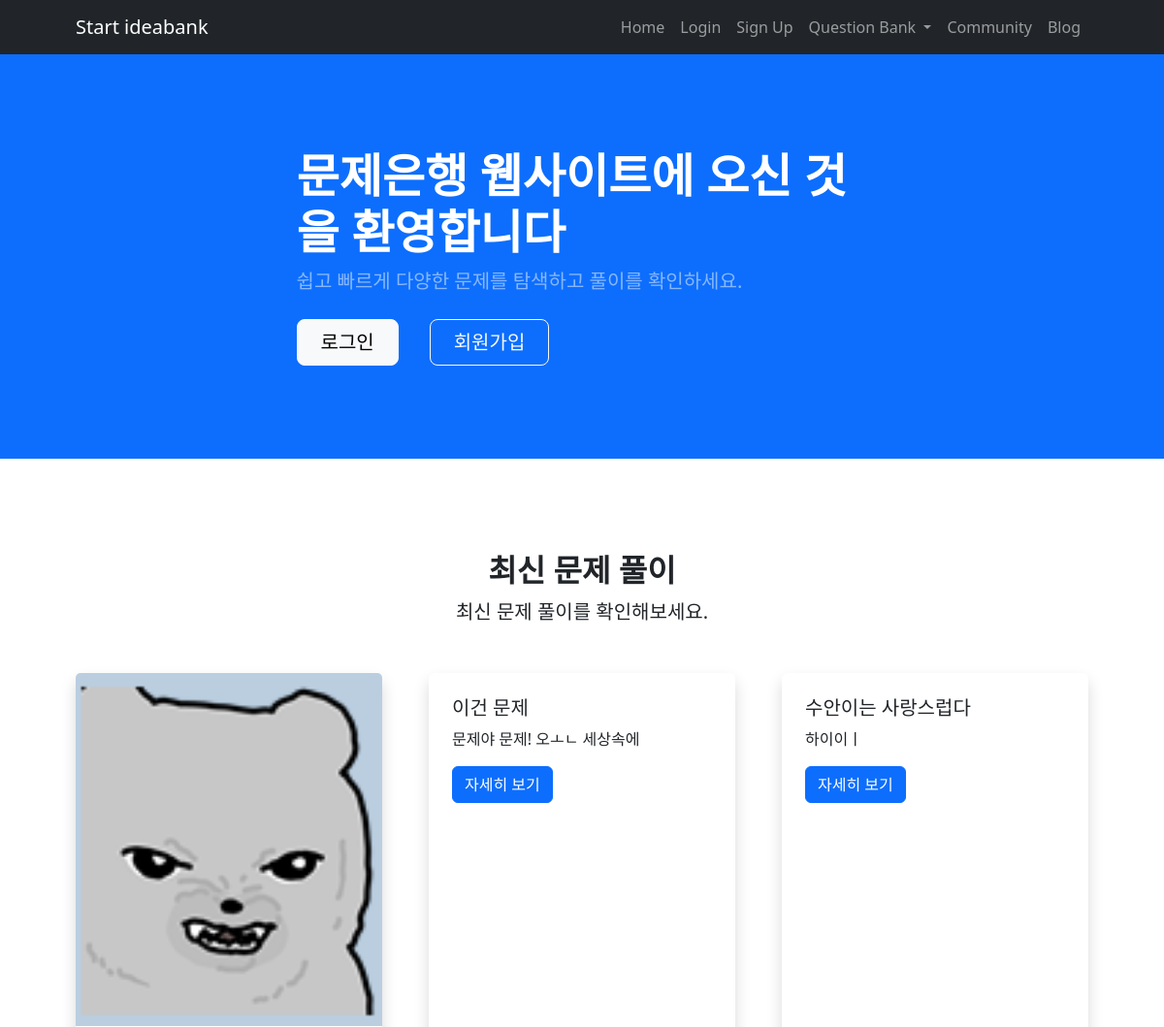
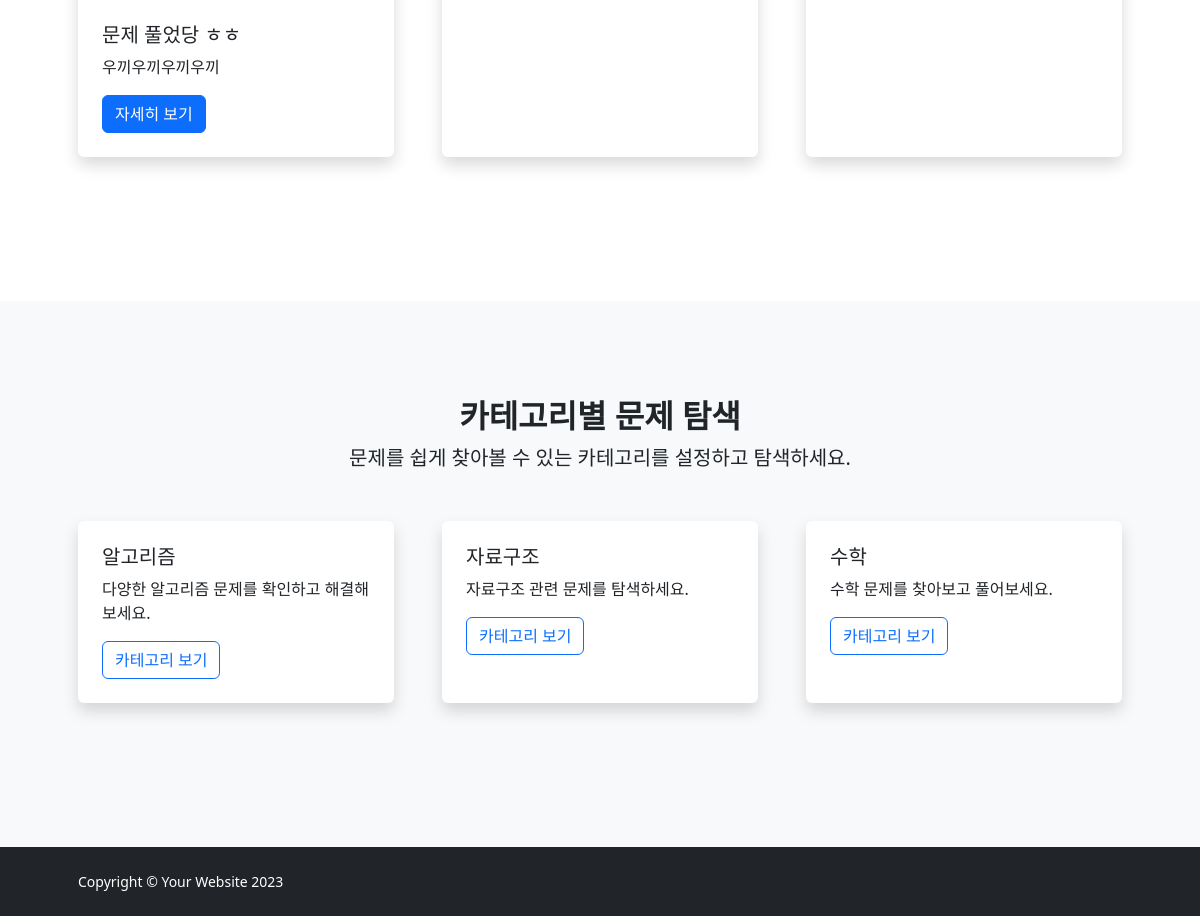
The page / on the database its author committed (2 pictures, top to bottom).
### IBK_ossproject/models.py (models this page shows, shortened)
class BlogPost(models.Model):
    VISIBILITY_CHOICES = [
        ('public', '전체공개'),
        ('private', '나만 보기'),
    ]
    author = models.ForeignKey(User, on_delete=models.CASCADE)
    title = models.CharField(max_length=200)
    category = models.CharField(max_length=100)
    content = models.TextField()
    image = models.ImageField(upload_to='blog_images/', blank=True, null=True)
    created_at = models.DateTimeField(auto_now_add=True)
    visibility = models.CharField(max_length=10, choices=VISIBILITY_CHOICES, default='public')  # 공개 여부 추가
    contest_id = models.CharField(max_length=20, blank=True, null=True)
    index = models.CharField(max_length=10, blank=True, null=True)
    problem_name = models.CharField(max_length=200, blank=True, null=True)
    tags = models.CharField(max_length=200, blank=True, null=True)

### IBK_ossproject/views.py (the view)
# urls.py: path('', views.home, name='home'),  # 홈 페이지
def home(request):
    user_created_problem_ids = Problem.objects.values_list('id', flat=True)
    recommended_blogs = BlogPost.objects.filter(
        visibility='public',
    ).filter(
        Q(contest_id__isnull=False, index__isnull=False) |
        Q(contest_id__in=user_created_problem_ids)
    ).order_by('-created_at')[:3]
    return render(request, 'home.html', {
        'recommended_blogs': recommended_blogs,
    })

### templates/home.html
{% extends "base.html" %}
{% block content %}
    <header class="bg-primary py-5">
        <div class="container px-5">
            <div class="row gx-5 align-items-center justify-content-center">
                <div class="col-lg-8 col-xl-7 col-xxl-6">
                    <div class="my-5 text-center text-xl-start">
                        <h1 class="display-5 fw-bolder text-white mb-2">문제은행 웹사이트에 오신 것을 환영합니다</h1>
                        <p class="lead fw-normal text-white-50 mb-4">쉽고 빠르게 다양한 문제를 탐색하고 풀이를 확인하세요.</p>
                        {% if user.is_authenticated %}
                            <p class="text-white">환영합니다, {{ user.username }}님! 😊</p>
                            <a class="btn btn-light btn-lg px-4 me-sm-3" href="{% url 'question_bank' %}">문제 탐색하기</a>
                        {% else %}
                            <div class="d-grid gap-3 d-sm-flex justify-content-sm-center justify-content-xl-start">
                                <a class="btn btn-light btn-lg px-4 me-sm-3" href="{% url 'login' %}">로그인</a>
                                <a class="btn btn-outline-light btn-lg px-4" href="{% url 'signup' %}">회원가입</a>
                            </div>
                        {% endif %}
                    </div>
                </div>
            </div>
        </div>
    </header>
    <section class="py-5" id="recommended-blogs">
    <div class="container px-5 my-5">
        <div class="text-center mb-5">
            <h2 class="fw-bolder">최신 문제 풀이</h2>
            <p class="lead mb-0">최신 문제 풀이를 확인해보세요.</p>
        </div>
        <div class="row gx-5">
            {% for blog in recommended_blogs %}
                <div class="col-lg-4 mb-5">
                    <div class="card h-100 shadow border-0">
                        {% if blog.image %}
                            <img class="card-img-top" src="{{ blog.image.url }}" alt="{{ blog.title }}" />
                        {% else %}
                            <div class="card-img-top placeholder-image"></div>
                        {% endif %}
                        <div class="card-body p-4">
                            <h5 class="card-title">{{ blog.title }}</h5>
                            <p class="card-text">{{ blog.content|truncatewords:20 }}</p>
                            <a class="btn btn-primary" href="{% url 'blog_detail' blog.id %}">자세히 보기</a>
                        </div>
                    </div>
                </div>
            {% empty %}
                <p class="text-center">최신 문제 풀이가 없습니다.</p>
            {% endfor %}
        </div>
    </div>
</section>
    <section class="py-5 bg-light" id="categories">
        <div class="container px-5 my-5">
            <div class="text-center mb-5">
                <h2 class="fw-bolder">카테고리별 문제 탐색</h2>
                <p class="lead mb-0">문제를 쉽게 찾아볼 수 있는 카테고리를 설정하고 탐색하세요.</p>
            </div>
            <div class="row gx-5">
                <div class="col-lg-4 mb-5">
                    <div class="card h-100 shadow border-0">
                        <div class="card-body p-4">
                            <h5 class="card-title">알고리즘</h5>
                            <p class="card-text">다양한 알고리즘 문제를 확인하고 해결해보세요.</p>
                            <a class="btn btn-outline-primary" href="{% url 'question_bank' %}?tags=algorithm">카테고리 보기</a>
                        </div>
                    </div>
                </div>
                <div class="col-lg-4 mb-5">
                    <div class="card h-100 shadow border-0">
                        <div class="card-body p-4">
                            <h5 class="card-title">자료구조</h5>
                            <p class="card-text">자료구조 관련 문제를 탐색하세요.</p>
                            <a class="btn btn-outline-primary" href="{% url 'question_bank' %}?tags=data%20structures">카테고리 보기</a>
                        </div>
                    </div>
                </div>
                <div class="col-lg-4 mb-5">
                    <div class="card h-100 shadow border-0">
                        <div class="card-body p-4">
                            <h5 class="card-title">수학</h5>
                            <p class="card-text">수학 문제를 찾아보고 풀어보세요.</p>
                            <a class="btn btn-outline-primary" href="{% url 'question_bank' %}?tags=math">카테고리 보기</a>
                        </div>
                    </div>
                </div>
            </div>
        </div>
    </section>
{% endblock %}

### rows shown on the page
BlogPost: image (picture), title "문제 풀었당 ㅎㅎ", content "우끼우끼우끼우끼"
BlogPost: title "이건 문제", content "문제야 문제! 오ㅗㄴ 세상속에"
BlogPost: title "수안이는 사랑스럽다", content "하이이ㅣ"
